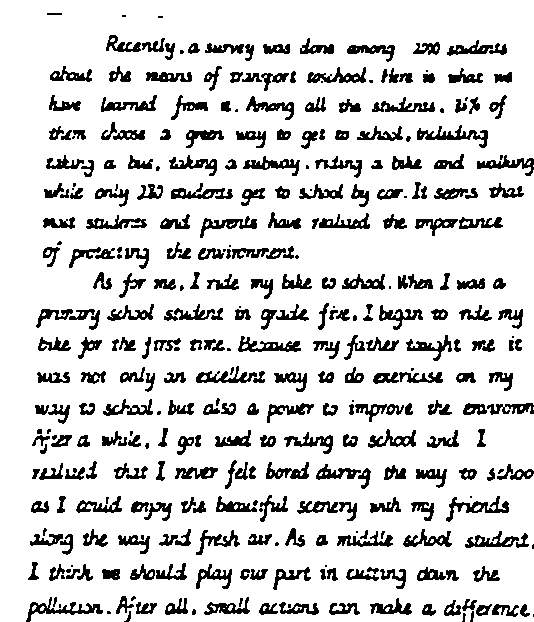
#> input picture processed/preprocessing_test_v3/15_final_clean_handwriting.png, 534 x 622 px; its folder holds 5 pictures in this run
$ python test_line_detection.py
#> lines starting #> are read from the running program, lines starting #| are printed output that depends on the picture; after the words box and inside, x2 and y2 are one past the last pixel; in counts of white or black regions, pixels touching at a corner belong together
import os
import cv2
import numpy as np


# ============================================================
# CONFIGURATION
# ============================================================

BACKEND_FOLDER = os.path.dirname(os.path.abspath(__file__))

INPUT_IMAGE = os.path.join(
    BACKEND_FOLDER,
    "processed",
    "preprocessing_test_v3",
    "15_final_clean_handwriting.png"
)

OUTPUT_FOLDER = os.path.join(
    BACKEND_FOLDER,
    "processed",
    "line_detection_test_v4"
)

LINES_FOLDER = os.path.join(
    OUTPUT_FOLDER,
    "lines"
)

os.makedirs(OUTPUT_FOLDER, exist_ok=True)
os.makedirs(LINES_FOLDER, exist_ok=True)


# ============================================================
# LOAD IMAGE
# ============================================================

def load_image():

    image = cv2.imread(INPUT_IMAGE)

    if image is None:

        print()
        print("ERROR: Could not load image.")
        print()
        print("Expected:")
        print(INPUT_IMAGE)
        print()

        return None

    return image


# ============================================================
# CREATE INK IMAGE
# ============================================================

def create_ink_image(image):

    gray = cv2.cvtColor(
        image,
        cv2.COLOR_BGR2GRAY
    )

    # Convert dark handwriting into white foreground
    # and white background into black.
    _, ink = cv2.threshold(
        gray,
        180,
        255,
        cv2.THRESH_BINARY_INV
    )

    # Remove tiny isolated noise.
    kernel = cv2.getStructuringElement(
        cv2.MORPH_ELLIPSE,
        (2, 2)
    )

    ink = cv2.morphologyEx(
        ink,
        cv2.MORPH_OPEN,
        kernel
    )

    return gray, ink


# ============================================================
# CALCULATE ROW PROJECTION
# ============================================================

def calculate_row_projection(ink):

    # Make absolutely sure ink is 2D.
    if len(ink.shape) != 2:

        raise ValueError(
            f"Expected 2D ink image, got shape: {ink.shape}"
        )

    projection = np.sum(
        ink > 0,
        axis=1
    )

    # Force projection to one-dimensional.
    projection = np.asarray(
        projection
    ).reshape(-1)

    return projection


# ============================================================
# SAVE ROW PROJECTION
# ============================================================

def save_projection_image(
    projection,
    width
):

    projection = np.asarray(
        projection
    ).reshape(-1)

    height = len(projection)

    canvas = np.zeros(
        (height, width),
        dtype=np.uint8
    )

    maximum = float(
        np.max(projection)
    )

    if maximum <= 0:

        path = os.path.join(
            OUTPUT_FOLDER,
            "01_row_projection_v4.png"
        )

        cv2.imwrite(
            path,
            canvas
        )

        return canvas

    for y in range(height):

        value = float(
            projection[y]
        )

        line_width = int(
            (value / maximum) *
            (width - 1)
        )

        if line_width > 0:

            canvas[
                y,
                0:line_width
            ] = 255

    path = os.path.join(
        OUTPUT_FOLDER,
        "01_row_projection_v4.png"
    )

    cv2.imwrite(
        path,
        canvas
    )

    return canvas


# ============================================================
# FIND HANDWRITING ROWS
# ============================================================

def detect_handwriting_rows(
    projection,
    image_height,
    image_width
):

    # Force everything to simple 1D arrays.
    projection = np.asarray(
        projection
    ).reshape(-1)

    # Make sure image height matches projection.
    image_height = min(
        image_height,
        len(projection)
    )

    # Percentage of image width occupied by ink.
    ink_ratio = (
        projection[:image_height]
        / float(image_width)
    )

    # A small amount of ink is enough to consider
    # that Y-coordinate part of handwriting.
    active_threshold = 0.015

    active = (
        ink_ratio > active_threshold
    )

    # IMPORTANT:
    # Force active to one-dimensional boolean array.
    active = np.asarray(
        active
    ).reshape(-1)

    # --------------------------------------------------------
    # Fill very small gaps inside a handwriting stroke.
    # --------------------------------------------------------

    active_uint8 = (
        active.astype(np.uint8) * 255
    )

    gap_kernel = cv2.getStructuringElement(
        cv2.MORPH_RECT,
        (1, 5)
    )

    active_uint8 = cv2.morphologyEx(
        active_uint8,
        cv2.MORPH_CLOSE,
        gap_kernel
    )

    active = (
        active_uint8 > 0
    )

    active = np.asarray(
        active
    ).reshape(-1)

    # --------------------------------------------------------
    # Find continuous active Y regions.
    # --------------------------------------------------------

    raw_regions = []

    start = None

    for y in range(
        len(active)
    ):

        # Convert explicitly to Python bool.
        is_active = bool(
            active[y]
        )

        if is_active:

            if start is None:
                start = y

        else:

            if start is not None:

                end = y - 1

                raw_regions.append(
                    [start, end]
                )

                start = None

    # Handle region reaching bottom.
    if start is not None:

        raw_regions.append(
            [
                start,
                len(active) - 1
            ]
        )

    # --------------------------------------------------------
    # Remove tiny regions.
    # --------------------------------------------------------

    filtered_regions = []

    for start, end in raw_regions:

        region_height = (
            end - start + 1
        )

        if region_height >= 3:

            filtered_regions.append(
                [start, end]
            )

    # --------------------------------------------------------
    # Merge ONLY extremely small gaps.
    # --------------------------------------------------------

    merged_regions = []

    for start, end in filtered_regions:

        if not merged_regions:

            merged_regions.append(
                [start, end]
            )

            continue

        previous_start, previous_end = (
            merged_regions[-1]
        )

        gap = (
            start -
            previous_end -
            1
        )

        # Only merge tiny gaps.
        if gap <= 3:

            merged_regions[-1][1] = end

        else:

            merged_regions.append(
                [start, end]
            )

    # --------------------------------------------------------
    # If no regions were found.
    # --------------------------------------------------------

    if not merged_regions:

        return []

    # --------------------------------------------------------
    # Calculate median line height.
    # --------------------------------------------------------

    heights = []

    for start, end in merged_regions:

        heights.append(
            end - start + 1
        )

    median_height = float(
        np.median(heights)
    )

    # --------------------------------------------------------
    # Split suspiciously large regions.
    # --------------------------------------------------------

    final_regions = []

    for start, end in merged_regions:

        region_height = (
            end - start + 1
        )

        # A normal handwriting line shouldn't
        # occupy a huge part of the page.
        if region_height > (
            median_height * 2.5
        ):

            sub_projection = projection[
                start:end + 1
            ]

            sub_threshold = (
                image_width * 0.008
            )

            sub_active = (
                sub_projection >
                sub_threshold
            )

            sub_active = np.asarray(
                sub_active
            ).reshape(-1)

            sub_start = None

            for index in range(
                len(sub_active)
            ):

                is_active = bool(
                    sub_active[index]
                )

                if is_active:

                    if sub_start is None:
                        sub_start = index

                else:

                    if sub_start is not None:

                        sub_end = index - 1

                        if (
                            sub_end -
                            sub_start +
                            1 >= 3
                        ):

                            final_regions.append(
                                [
                                    start + sub_start,
                                    start + sub_end
                                ]
                            )

                        sub_start = None

            if sub_start is not None:

                sub_end = (
                    len(sub_active) - 1
                )

                if (
                    sub_end -
                    sub_start +
                    1 >= 3
                ):

                    final_regions.append(
                        [
                            start + sub_start,
                            start + sub_end
                        ]
                    )

        else:

            final_regions.append(
                [start, end]
            )

    # --------------------------------------------------------
    # Sort top to bottom.
    # --------------------------------------------------------

    final_regions.sort(
        key=lambda region: region[0]
    )

    return final_regions


# ============================================================
# CROP INDIVIDUAL LINES
# ============================================================

def crop_lines(
    original_image,
    ink,
    regions
):

    height, width = ink.shape

    # Remove old crops.
    if os.path.exists(
        LINES_FOLDER
    ):

        for filename in os.listdir(
            LINES_FOLDER
        ):

            file_path = os.path.join(
                LINES_FOLDER,
                filename
            )

            if os.path.isfile(
                file_path
            ):

                try:
                    os.remove(
                        file_path
                    )
                except:
                    pass

    saved_lines = []

    for index, (start, end) in enumerate(
        regions,
        start=1
    ):

        # Vertical padding.
        y1 = max(
            0,
            start - 7
        )

        y2 = min(
            height,
            end + 8
        )

        crop = original_image[
            y1:y2,
            :
        ]

        crop_ink = ink[
            y1:y2,
            :
        ]

        # ----------------------------------------------------
        # Find actual horizontal handwriting area.
        # ----------------------------------------------------

        column_projection = np.sum(
            crop_ink > 0,
            axis=0
        )

        column_projection = np.asarray(
            column_projection
        ).reshape(-1)

        active_columns = np.where(
            column_projection > 0
        )[0]

        if len(active_columns) > 0:

            x1 = max(
                0,
                int(
                    active_columns[0]
                ) - 8
            )

            x2 = min(
                width,
                int(
                    active_columns[-1]
                ) + 9
            )

            crop = crop[
                :,
                x1:x2
            ]

        filename = (
            f"line_{index:03d}.png"
        )

        output_path = os.path.join(
            LINES_FOLDER,
            filename
        )

        cv2.imwrite(
            output_path,
            crop
        )

        saved_lines.append(
            output_path
        )

    return saved_lines


# ============================================================
# VISUALIZATION
# ============================================================

def create_visualization(
    image,
    regions
):

    visualization = image.copy()

    height, width = (
        visualization.shape[:2]
    )

    for index, (start, end) in enumerate(
        regions,
        start=1
    ):

        y1 = max(
            0,
            start - 7
        )

        y2 = min(
            height - 1,
            end + 7
        )

        cv2.rectangle(
            visualization,
            (0, y1),
            (width - 1, y2),
            (0, 0, 255),
            1
        )

        cv2.putText(
            visualization,
            str(index),
            (
                5,
                max(
                    15,
                    y1 - 2
                )
            ),
            cv2.FONT_HERSHEY_SIMPLEX,
            0.45,
            (0, 0, 255),
            1,
            cv2.LINE_AA
        )

    output_path = os.path.join(
        OUTPUT_FOLDER,
        "02_line_detection_visualization_v4.png"
    )

    cv2.imwrite(
        output_path,
        visualization
    )

    return output_path


# ============================================================
# MAIN
# ============================================================

def main():

    print()
    print("=" * 60)
    print("HANDWRITING LINE DETECTION - VERSION 4")
    print("=" * 60)
    print()

    print("Input image:")
    print(INPUT_IMAGE)
    print()

    # --------------------------------------------------------
    # Load
    # --------------------------------------------------------

    image = load_image()
#> in load_image, image is the input picture: shape (622, 534, 3); 84.4% white; 356 black regions (55 under 20 px), largest, box (x1, y1, x2, y2) and area: (417, 125, 488, 148) 529, (26, 597, 103, 622) 513, (446, 496, 509, 522) 484

    if image is None:
        return

    print("Clean handwriting image loaded.")

    # --------------------------------------------------------
    # Create ink image
    # --------------------------------------------------------

    gray, ink = create_ink_image(
        image
    )
#> in create_ink_image, `ink = cv2.morphologyEx( ink, cv2.MORPH_OPEN, kernel )`:
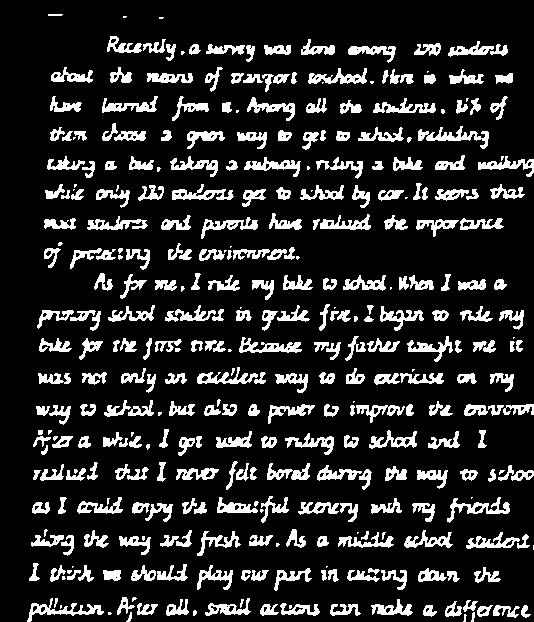
#> ink: shape (622, 534); 15.7% white; 358 white regions (58 under 20 px), largest, box (x1, y1, x2, y2) and area: (418, 126, 489, 149) 544, (27, 598, 104, 622) 514, (447, 497, 510, 523) 487

    binary_display = cv2.bitwise_not(
        ink
    )

    cv2.imwrite(
        os.path.join(
            OUTPUT_FOLDER,
            "00_binary_handwriting_v4.png"
        ),
        binary_display
    )

    print("Ink image created.")

    # --------------------------------------------------------
    # Row projection
    # --------------------------------------------------------

    projection = calculate_row_projection(
        ink
    )
#> in calculate_row_projection, `projection = np.sum( ink > 0, axis=1 )`: projection = 622 values, max 349 at index 167, min 0 at index 0, mean 83.71

    save_projection_image(
        projection,
        ink.shape[1]
    )
#> in save_projection_image, `height = len(projection)`: height = 622
#> in save_projection_image, `maximum = float( np.max(projection) )`: maximum = 349
#> the loop in save_projection_image, `for y in range(height): ` made 622 passes
#> (value, line_width) on passes 1 to 3: (0, 0), (0, 0), (0, 0)
#> after the loop in save_projection_image, `for y in range(height):`:
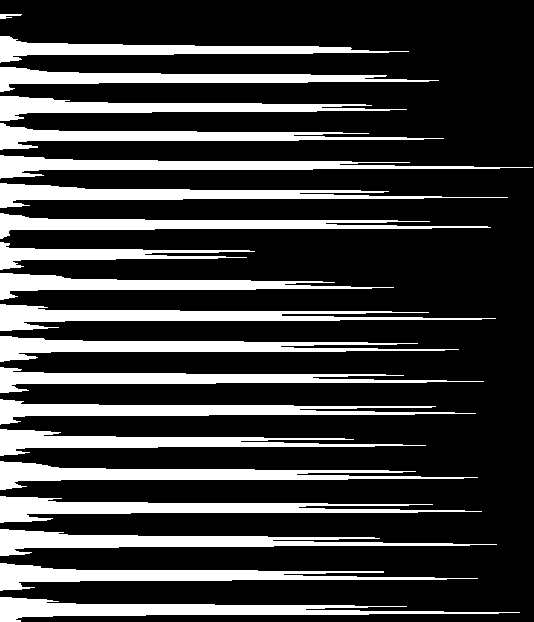
#> canvas: shape (622, 534); 23.9% white; 20 white regions, largest, box (x1, y1, x2, y2) and area: (0, 597, 520, 622) 4786, (0, 529, 497, 556) 4722, (0, 496, 482, 523) 4717

    print("Row projection calculated.")

    # --------------------------------------------------------
    # Detect lines
    # --------------------------------------------------------

    regions = detect_handwriting_rows(
        projection,
        ink.shape[0],
        ink.shape[1]
    )
#> in detect_handwriting_rows, `image_height = min( image_height, len(projection) )`: image_height = 622
#> in detect_handwriting_rows, `ink_ratio = ( projection[:image_height] / float(image_width) )`: ink_ratio = 622 values, max 0.654 at index 167, min 0 at index 0, mean 0.157
#> in detect_handwriting_rows, `active_uint8 = ( active.astype(np.uint8) * 255 )`: active_uint8 = 622 values, max 255 at index 14, min 0 at index 0, mean 178.7
#> in detect_handwriting_rows, `active_uint8 = cv2.morphologyEx( active_uint8, cv2.MORPH_CLOSE, gap_ke..`: active_uint8 = 622 values, max 255 at index 14, min 0 at index 0, mean 182.4
#> the loop in detect_handwriting_rows, `for y in range( len(active) ):` made 622 passes
#> is_active on passes 1 to 12: False, False, False, False, False, False, False, False, False, False, False, False
#> after the loop in detect_handwriting_rows, `for y in range(`: end = 589; raw_regions = [[14, 15], [38, 60], [67, 89], [96, 119], [127, 148], [156, 177], [184, 206], [215, 229], [248, 267], [273, 297], [305, 329], [337, 359], [368, 391], [400, 422], [430, 454], [462, 487], [497, 521], [530, 554], [564, 589]]; start = 598
#> the loop in detect_handwriting_rows, `for start, end in raw_regions: ` made 20 passes
#> (start, end, region_height) on passes 1 to 12: (14, 15, 2), (38, 60, 23), (67, 89, 23), (96, 119, 24), (127, 148, 22), (156, 177, 22), (184, 206, 23), (215, 229, 15), (248, 267, 20), (273, 297, 25), (305, 329, 25), (337, 359, 23)
#> after the loop in detect_handwriting_rows, `for start, end in raw_regions:`: filtered_regions = [[38, 60], [67, 89], [96, 119], [127, 148], [156, 177], [184, 206], [215, 229], [248, 267], [273, 297], [305, 329], [337, 359], [368, 391], [400, 422], [430, 454], [462, 487], [497, 521], [530, 554], [564, 589], [598, 621]]
#> the loop in detect_handwriting_rows, `for start, end in filtered_regions: ` made 19 passes
#> (start, end, previous_start, previous_end, gap) on passes 2 to 13: (67, 89, 38, 60, 6), (96, 119, 67, 89, 6), (127, 148, 96, 119, 7), (156, 177, 127, 148, 7), (184, 206, 156, 177, 6), (215, 229, 184, 206, 8), (248, 267, 215, 229, 18), (273, 297, 248, 267, 5), (305, 329, 273, 297, 7), (337, 359, 305, 329, 7), (368, 391, 337, 359, 8), (400, 422, 368, 391, 8)
#> after the loop in detect_handwriting_rows, `for start, end in filtered_regions:`: merged_regions has the same summary as filtered_regions
#> the loop in detect_handwriting_rows, `for start, end in merged_regions: ` made 19 passes
#> after the loop in detect_handwriting_rows, `for start, end in merged_regions:`: heights = [23, 23, 24, 22, 22, 23, 15, 20, 25, 25, 23, 24, 23, 25, 26, 25, 25, 26, 24]
#> in detect_handwriting_rows, `median_height = float( np.median(heights) )`: median_height = 24
#> the loop in detect_handwriting_rows, `for start, end in merged_regions: ` made 19 passes
#> after the loop in detect_handwriting_rows, `for start, end in merged_regions:`: final_regions has the same summary as filtered_regions
#> regions has the same summary as filtered_regions in detect_handwriting_rows

    print()
    print(
        f"Detected handwriting lines: "
        f"{len(regions)}"
    )
#| Detected handwriting lines: 19

    # --------------------------------------------------------
    # Crop lines
    # --------------------------------------------------------

    saved_lines = crop_lines(
        image,
        ink,
        regions
    )
#> the loop in crop_lines, `for index, (start, end) in enumerate( regions, start=1 ):` made 19 passes
#> (start, end, y1, y2, x1, x2, filename) on passes 1 to 12: (38, 60, 31, 68, 56, 516, 'line_001.png'), (67, 89, 60, 97, 43, 521, 'line_002.png'), (96, 119, 89, 127, 42, 516, 'line_003.png'), (127, 148, 120, 156, 42, 497, 'line_004.png'), (156, 177, 149, 185, 39, 534, 'line_005.png'), (184, 206, 177, 214, 37, 533, 'line_006.png'), (215, 229, 208, 237, 36, 512, 'line_007.png'), (248, 267, 241, 275, 36, 459, 'line_008.png'), (273, 297, 266, 305, 40, 515, 'line_009.png'), (305, 329, 298, 337, 29, 532, 'line_010.png'), (337, 359, 330, 367, 31, 531, 'line_011.png'), (368, 391, 361, 399, 30, 522, 'line_012.png')
#> pass 1, in crop_lines, `crop = original_image[ y1:y2, : ]`:
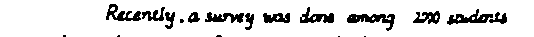
#> crop: shape (37, 534, 3); 87.7% white; 18 black regions (6 under 20 px), largest, box (x1, y1, x2, y2) and area: (347, 14, 395, 31) 356, (447, 9, 493, 25) 310, (106, 4, 141, 21) 270
#> pass 1, in crop_lines, `crop_ink = ink[ y1:y2, : ]`:
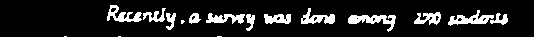
#> crop_ink: shape (37, 534); 12.2% white; 16 white regions (4 under 20 px), largest, box (x1, y1, x2, y2) and area: (348, 15, 396, 32) 355, (448, 10, 494, 26) 315, (107, 5, 142, 22) 272
#> pass 1, in crop_lines, `crop = crop[ :, x1:x2 ]`:
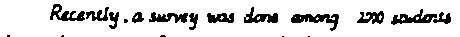
#> crop: shape (37, 460, 3); 85.8% white; 18 black regions (6 under 20 px), largest, box (x1, y1, x2, y2) and area: (291, 14, 339, 31) 356, (391, 9, 437, 25) 310, (50, 4, 85, 21) 270
#> pass 2, in crop_lines, `crop = original_image[ y1:y2, : ]`:
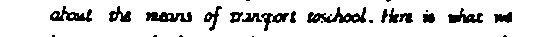
#> crop: shape (37, 534, 3); 86.6% white; 25 black regions (10 under 20 px), largest, box (x1, y1, x2, y2) and area: (307, 7, 366, 23) 431, (146, 12, 192, 22) 326, (50, 6, 92, 22) 303
#> after the loop in crop_lines, `for index, (start, end) in enumerate(`: saved_lines = 19 items
#> saved_lines = 19 items

    print(
        f"Saved line crops: "
        f"{len(saved_lines)}"
    )
#| Saved line crops: 19

    # --------------------------------------------------------
    # Visualization
    # --------------------------------------------------------

    visualization_path = (
        create_visualization(
            image,
            regions
        )
    )
#> the loop in create_visualization, `for index, (start, end) in enumerate( regions, start=1 ): ` made 19 passes
#> (start, end, y1, y2) on passes 1 to 12: (38, 60, 31, 67), (67, 89, 60, 96), (96, 119, 89, 126), (127, 148, 120, 155), (156, 177, 149, 184), (184, 206, 177, 213), (215, 229, 208, 236), (248, 267, 241, 274), (273, 297, 266, 304), (305, 329, 298, 336), (337, 359, 330, 366), (368, 391, 361, 398)
#> after the loop in create_visualization, `for index, (start, end) in enumerate(`:
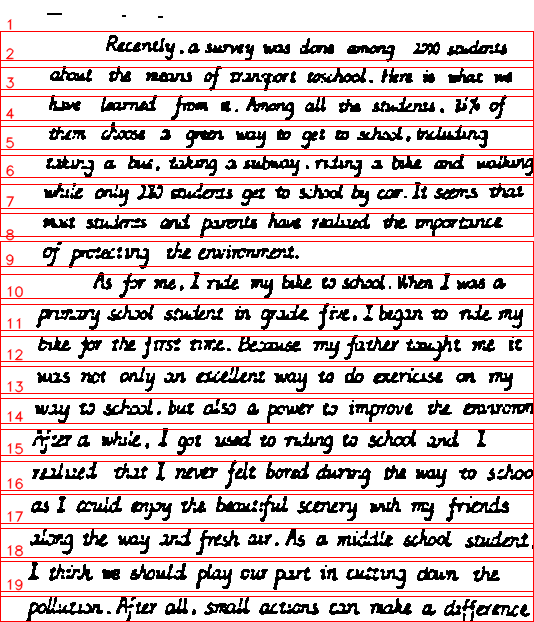
#> visualization: shape (622, 534, 3); 6.95% of pixels changed, all inside (x1, y1, x2, y2) = (0, 19, 534, 622)

    print()
    print("Visualization:")
    print(
        visualization_path
    )
#| processed/line_detection_test_v4/02_line_detection_visualization_v4.png

    print()
    print("Line crops:")
    print(
        LINES_FOLDER
    )
#| processed/line_detection_test_v4/lines

    print()
    print("=" * 60)
    print("LINE DETECTION VERSION 4 COMPLETED")
    print("=" * 60)
    print()

    print("IMPORTANT:")
    print(
        "ocr_service.py has NOT been modified."
    )
    print(
        "Do not modify it yet."
    )
    print()


# ============================================================
# RUN
# ============================================================

if __name__ == "__main__":
    main()
